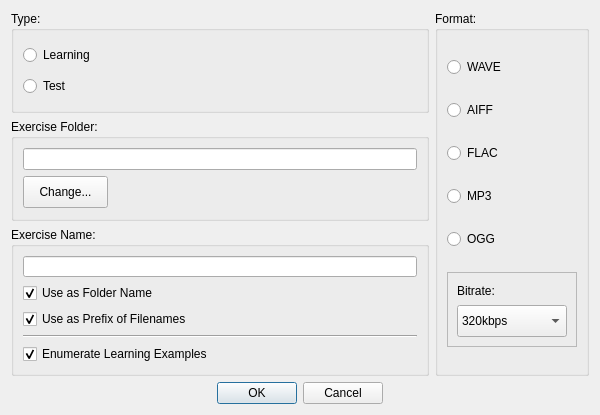
<?xml version="1.0" encoding="UTF-8"?>
<!--
    EarQuiz Frequencies. Software for technical ear training on equalization.
    Copyright (C) 2023, Gdaliy Garmiza.

    This program is free software: you can redistribute it and/or modify
    it under the terms of the GNU General Public License as published by
    the Free Software Foundation, either version 3 of the License, or
    (at your option) any later version.

    This program is distributed in the hope that it will be useful,
    but WITHOUT ANY WARRANTY; without even the implied warranty of
    MERCHANTABILITY or FITNESS FOR A PARTICULAR PURPOSE.  See the
    GNU General Public License for more details.

    You should have received a copy of the GNU General Public License
    along with this program.  If not, see <https://www.gnu.org/licenses/>.
-->
<ui version="4.0">
    <class>MakeLearnTest_Dialog</class>
    <widget class="QDialog" name="MakeLearnTest_Dialog">
        <property name="windowModality">
            <enum>Qt::NonModal</enum>
        </property>
        <property name="enabled">
            <bool>true</bool>
        </property>
        <property name="geometry">
            <rect>
                <x>0</x>
                <y>0</y>
                <width>600</width>
                <height>415</height>
            </rect>
        </property>
        <property name="minimumSize">
            <size>
                <width>600</width>
                <height>415</height>
            </size>
        </property>
        <property name="windowTitle">
            <string>Make Learning / Test Files...</string>
        </property>
        <layout class="QVBoxLayout" name="verticalLayout_7">
            <item>
                <layout class="QHBoxLayout" name="horizontalLayout">
                    <item>
                        <layout class="QVBoxLayout" name="verticalLayout_1">
                            <item>
                                <widget class="QGroupBox" name="TypeGroup">
                                    <property name="title">
                                        <string>Type:</string>
                                    </property>
                                    <layout class="QVBoxLayout" name="verticalLayout">
                                        <item>
                                            <widget class="QRadioButton" name="LearnBut">
                                                <property name="text">
                                                    <string>Learning</string>
                                                </property>
                                            </widget>
                                        </item>
                                        <item>
                                            <widget class="QRadioButton" name="TestBut">
                                                <property name="text">
                                                    <string>Test</string>
                                                </property>
                                            </widget>
                                        </item>
                                    </layout>
                                </widget>
                            </item>
                            <item>
                                <widget class="QGroupBox" name="FolderGroup">
                                    <property name="sizePolicy">
                                        <sizepolicy hsizetype="Preferred" vsizetype="Preferred">
                                            <horstretch>0</horstretch>
                                            <verstretch>0</verstretch>
                                        </sizepolicy>
                                    </property>
                                    <property name="title">
                                        <string>Exercise Folder:</string>
                                    </property>
                                    <layout class="QVBoxLayout" name="verticalLayout_4">
                                        <item>
                                            <widget class="QLineEdit" name="ExerciseFolderLine">
                                                <property name="minimumSize">
                                                    <size>
                                                        <width>0</width>
                                                        <height>21</height>
                                                    </size>
                                                </property>
                                                <property name="maximumSize">
                                                    <size>
                                                        <width>16777215</width>
                                                        <height>16777215</height>
                                                    </size>
                                                </property>
                                                <property name="readOnly">
                                                    <bool>true</bool>
                                                </property>
                                            </widget>
                                        </item>
                                        <item>
                                            <widget class="QPushButton" name="ChangeFolderBut">
                                                <property name="sizePolicy">
                                                    <sizepolicy hsizetype="Fixed" vsizetype="Fixed">
                                                        <horstretch>0</horstretch>
                                                        <verstretch>0</verstretch>
                                                    </sizepolicy>
                                                </property>
                                                <property name="minimumSize">
                                                    <size>
                                                        <width>85</width>
                                                        <height>32</height>
                                                    </size>
                                                </property>
                                                <property name="maximumSize">
                                                    <size>
                                                        <width>85</width>
                                                        <height>32</height>
                                                    </size>
                                                </property>
                                                <property name="text">
                                                    <string>Change...</string>
                                                </property>
                                            </widget>
                                        </item>
                                    </layout>
                                </widget>
                            </item>
                            <item>
                                <widget class="QGroupBox" name="NameGroup">
                                    <property name="title">
                                        <string>Exercise Name:</string>
                                    </property>
                                    <layout class="QVBoxLayout" name="verticalLayout_2">
                                        <item>
                                            <widget class="QLineEdit" name="ExerciseNameLine">
                                                <property name="minimumSize">
                                                    <size>
                                                        <width>0</width>
                                                        <height>21</height>
                                                    </size>
                                                </property>
                                                <property name="maximumSize">
                                                    <size>
                                                        <width>16777215</width>
                                                        <height>21</height>
                                                    </size>
                                                </property>
                                            </widget>
                                        </item>
                                        <item>
                                            <widget class="QCheckBox" name="UseAsFolderNameBut">
                                                <property name="text">
                                                    <string>Use as Folder Name</string>
                                                </property>
                                                <property name="checked">
                                                    <bool>true</bool>
                                                </property>
                                            </widget>
                                        </item>
                                        <item>
                                            <widget class="QCheckBox" name="UseAsPrefixNameBut">
                                                <property name="text">
                                                    <string>Use as Prefix of Filenames</string>
                                                </property>
                                                <property name="checked">
                                                    <bool>true</bool>
                                                </property>
                                            </widget>
                                        </item>
                                        <item>
                                            <widget class="Line" name="line">
                                                <property name="orientation">
                                                    <enum>Qt::Horizontal</enum>
                                                </property>
                                            </widget>
                                        </item>
                                        <item>
                                            <widget class="QCheckBox" name="EnumLearningExBut">
                                                <property name="text">
                                                    <string>Enumerate Learning Examples</string>
                                                </property>
                                                <property name="checked">
                                                    <bool>true</bool>
                                                </property>
                                            </widget>
                                        </item>
                                    </layout>
                                </widget>
                            </item>
                        </layout>
                    </item>
                    <item>
                        <layout class="QVBoxLayout" name="verticalLayout_5">
                            <item>
                                <widget class="QGroupBox" name="FormatGroup">
                                    <property name="title">
                                        <string>Format:</string>
                                    </property>
                                    <layout class="QVBoxLayout" name="verticalLayout_8">
                                        <item>
                                            <widget class="QRadioButton" name="WaveButt">
                                                <property name="text">
                                                    <string>WAVE</string>
                                                </property>
                                            </widget>
                                        </item>
                                        <item>
                                            <widget class="QRadioButton" name="AiffButt">
                                                <property name="text">
                                                    <string>AIFF</string>
                                                </property>
                                            </widget>
                                        </item>
                                        <item>
                                            <widget class="QRadioButton" name="FlacBut">
                                                <property name="text">
                                                    <string>FLAC</string>
                                                </property>
                                            </widget>
                                        </item>
                                        <item>
                                            <widget class="QRadioButton" name="Mp3But">
                                                <property name="text">
                                                    <string>MP3</string>
                                                </property>
                                            </widget>
                                        </item>
                                        <item>
                                            <widget class="QRadioButton" name="OggBut">
                                                <property name="text">
                                                    <string>OGG</string>
                                                </property>
                                            </widget>
                                        </item>
                                        <item>
                                            <widget class="QFrame" name="BitrateFrame">
                                                <property name="minimumSize">
                                                    <size>
                                                        <width>115</width>
                                                        <height>60</height>
                                                    </size>
                                                </property>
                                                <property name="maximumSize">
                                                    <size>
                                                        <width>130</width>
                                                        <height>75</height>
                                                    </size>
                                                </property>
                                                <property name="frameShape">
                                                    <enum>QFrame::StyledPanel</enum>
                                                </property>
                                                <property name="frameShadow">
                                                    <enum>QFrame::Sunken</enum>
                                                </property>
                                                <layout class="QVBoxLayout" name="verticalLayout_3">
                                                    <item>
                                                        <widget class="QLabel" name="BitrateLab">
                                                            <property name="maximumSize">
                                                                <size>
                                                                    <width>16777215</width>
                                                                    <height>32</height>
                                                                </size>
                                                            </property>
                                                            <property name="text">
                                                                <string>Bitrate:</string>
                                                            </property>
                                                        </widget>
                                                    </item>
                                                    <item>
                                                        <widget class="QComboBox" name="BitrateCombo">
                                                            <property name="minimumSize">
                                                                <size>
                                                                    <width>110</width>
                                                                    <height>32</height>
                                                                </size>
                                                            </property>
                                                            <item>
                                                                <property name="text">
                                                                    <string>320kbps</string>
                                                                </property>
                                                            </item>
                                                        </widget>
                                                    </item>
                                                </layout>
                                            </widget>
                                        </item>
                                    </layout>
                                </widget>
                            </item>
                        </layout>
                    </item>
                </layout>
            </item>
            <item>
                <widget class="QDialogButtonBox" name="buttonBox">
                    <property name="orientation">
                        <enum>Qt::Horizontal</enum>
                    </property>
                    <property name="standardButtons">
                        <set>QDialogButtonBox::Cancel|QDialogButtonBox::Ok</set>
                    </property>
                    <property name="centerButtons">
                        <bool>true</bool>
                    </property>
                </widget>
            </item>
        </layout>
    </widget>
    <resources/>
    <connections>
        <connection>
            <sender>buttonBox</sender>
            <signal>accepted()</signal>
            <receiver>MakeLearnTest_Dialog</receiver>
            <slot>accept()</slot>
            <hints>
                <hint type="sourcelabel">
                    <x>248</x>
                    <y>254</y>
                </hint>
                <hint type="destinationlabel">
                    <x>157</x>
                    <y>274</y>
                </hint>
            </hints>
        </connection>
        <connection>
            <sender>buttonBox</sender>
            <signal>rejected()</signal>
            <receiver>MakeLearnTest_Dialog</receiver>
            <slot>reject()</slot>
            <hints>
                <hint type="sourcelabel">
                    <x>316</x>
                    <y>260</y>
                </hint>
                <hint type="destinationlabel">
                    <x>286</x>
                    <y>274</y>
                </hint>
            </hints>
        </connection>
    </connections>
</ui>
